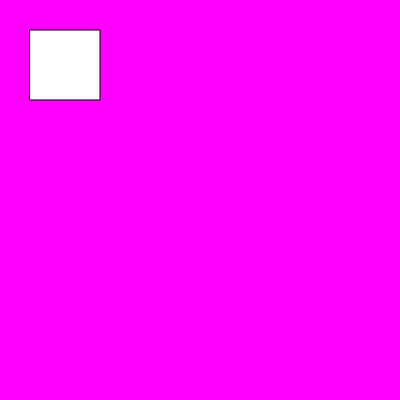
Frame 1 (no input)
Frame 60 (no input): identical to frame 1, image omitted
Frame 120 (the mouse pressed at the canvas centre since frame 60): identical to frame 1, image omitted

The p5.js sketch that drew this single still picture (run headless with seeded random() and noise() and a simulated clock; from frame 60 on, the mouse is pressed at the canvas centre):

// p5.js sketch
// ── sketch.js
function setup() {
  createCanvas(400, 400);
}

function draw() {
  background(255, 0, 255);
  rect(30, 30, 70,70);
}
